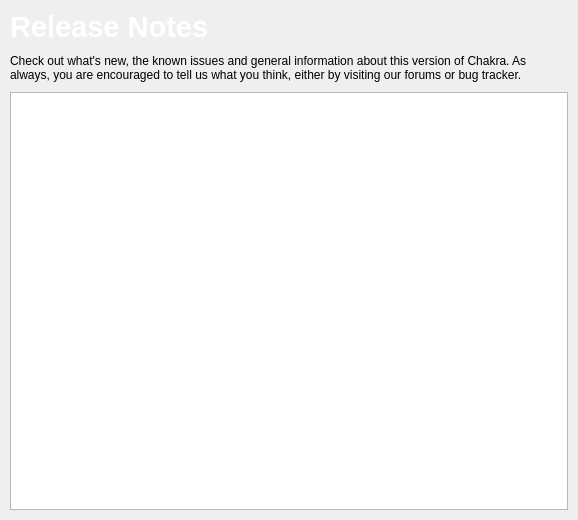
<?xml version="1.0" encoding="UTF-8"?>
<ui version="4.0">
 <class>ReleaseNotes</class>
 <widget class="QWidget" name="ReleaseNotes">
  <property name="geometry">
   <rect>
    <x>0</x>
    <y>0</y>
    <width>578</width>
    <height>520</height>
   </rect>
  </property>
  <property name="windowTitle">
   <string>Release Notes</string>
  </property>
  <layout class="QVBoxLayout" name="verticalLayout">
   <property name="spacing">
    <number>10</number>
   </property>
   <property name="margin">
    <number>10</number>
   </property>
   <item>
    <widget class="QLabel" name="label">
     <property name="sizePolicy">
      <sizepolicy hsizetype="Preferred" vsizetype="Maximum">
       <horstretch>0</horstretch>
       <verstretch>0</verstretch>
      </sizepolicy>
     </property>
     <property name="maximumSize">
      <size>
       <width>16777215</width>
       <height>50</height>
      </size>
     </property>
     <property name="font">
      <font>
       <pointsize>14</pointsize>
      </font>
     </property>
     <property name="text">
      <string>&lt;!DOCTYPE HTML PUBLIC &quot;-//W3C//DTD HTML 4.0//EN&quot; &quot;http://www.w3.org/TR/REC-html40/strict.dtd&quot;&gt;
&lt;html&gt;&lt;head&gt;&lt;meta name=&quot;qrichtext&quot; content=&quot;1&quot; /&gt;&lt;style type=&quot;text/css&quot;&gt;
p, li { white-space: pre-wrap; }
&lt;/style&gt;&lt;/head&gt;&lt;body style=&quot; font-family:'Sans Serif'; font-size:9pt; font-weight:400; font-style:normal;&quot;&gt;
&lt;p style=&quot; margin-top:0px; margin-bottom:0px; margin-left:0px; margin-right:0px; -qt-block-indent:0; text-indent:0px; font-size:10pt;&quot;&gt;&lt;span style=&quot; font-size:22pt; font-weight:600; color:#ffffff;&quot;&gt;Release Notes&lt;/span&gt;&lt;/p&gt;&lt;/body&gt;&lt;/html&gt;</string>
     </property>
    </widget>
   </item>
   <item>
    <widget class="QLabel" name="label_2">
     <property name="sizePolicy">
      <sizepolicy hsizetype="Preferred" vsizetype="Preferred">
       <horstretch>0</horstretch>
       <verstretch>0</verstretch>
      </sizepolicy>
     </property>
     <property name="text">
      <string>Check out what's new, the known issues and general information about this version of Chakra. As always, you are encouraged to tell us what you think, either by visiting our forums or bug tracker.</string>
     </property>
     <property name="wordWrap">
      <bool>true</bool>
     </property>
    </widget>
   </item>
   <item>
    <widget class="QTextBrowser" name="textBrowser">
     <property name="openExternalLinks">
      <bool>false</bool>
     </property>
     <property name="openLinks">
      <bool>false</bool>
     </property>
    </widget>
   </item>
  </layout>
 </widget>
 <resources>
  <include location="tribe.qrc"/>
 </resources>
 <connections/>
</ui>
